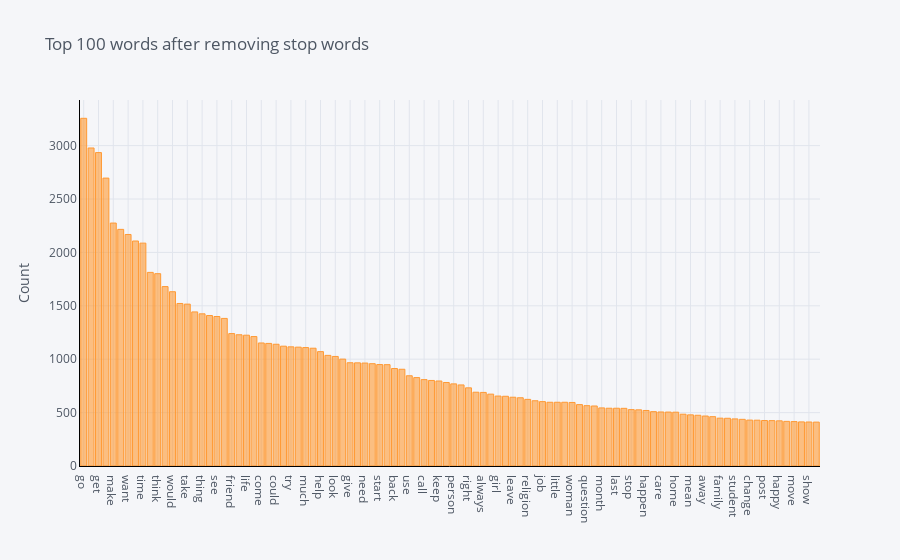

The code cell stored with this chart in its notebook:
### Markdown cell above
# Plot a Model

### Code cell
plot_model()

### Figure 1 — Plotly figure (JSON) as saved in the notebook; plotly's stock layout.template omitted (floating-point values rounded to 4 significant figures)
{"data": [{"marker": {"color": "rgba(255, 153, 51, 0.6)", "line": {"color": "rgba(255, 153, 51, 1.0)", "width": 1}}, "name": "count", "orientation": "v", "text": "", "type": "bar", "x": ["go", "say", "get", "know", "make", "feel", "want", "love", "time", "people", "think", "good", "would", "really", "take", "year", "thing", "day", "see", "tell", "friend", "work", "life", "ask", "come", "find", "could", "even", "try", "well", "much", "never", "help", "talk", "look", "man", "give", "way", "need", "school", "start", "still", "back", "first", "use", "also", "call", "new", "keep", "may", "person", "bad", "right", "live", "always", "ever", "girl", "thank", "leave", "guy", "religion", "long", "job", "lot", "little", "believe", "woman", "week", "question", "let", "month", "end", "last", "many", "stop", "great", "happen", "world", "care", "hard", "home", "animal", "mean", "relationship", "away", "old", "family", "put", "student", "hope", "change", "hear", "post", "name", "happy", "meet", "move", "seem", "show", "big"], "y": [3256, 2978, 2935, 2696, 2275, 2216, 2168, 2107, 2087, 1813, 1801, 1680, 1632, 1522, 1516, 1443, 1425, 1409, 1400, 1382, 1240, 1229, 1225, 1212, 1152, 1148, 1140, 1122, 1116, 1113, 1109, 1103, 1071, 1036, 1026, 1001, 967, 966, 964, 958, 950, 949, 913, 906, 845, 828, 809, 801, 796, 782, 769, 759, 732, 691, 689, 673, 655, 653, 644, 639, 624, 611, 603, 597, 597, 597, 595, 575, 565, 562, 544, 541, 541, 540, 528, 526, 520, 509, 506, 505, 504, 485, 479, 475, 468, 462, 448, 447, 441, 437, 430, 429, 426, 425, 423, 418, 416, 413, 412, 411]}], "layout": {"legend": {"bgcolor": "#F5F6F9", "font": {"color": "#4D5663"}}, "paper_bgcolor": "#F5F6F9", "plot_bgcolor": "#F5F6F9", "title": {"font": {"color": "#4D5663"}, "text": "Top 100 words after removing stop words"}, "xaxis": {"gridcolor": "#E1E5ED", "linecolor": "black", "showgrid": true, "tickfont": {"color": "#4D5663"}, "title": {"font": {"color": "#4D5663"}, "text": ""}, "zerolinecolor": "#E1E5ED"}, "yaxis": {"gridcolor": "#E1E5ED", "linecolor": "black", "showgrid": true, "tickfont": {"color": "#4D5663"}, "title": {"font": {"color": "#4D5663"}, "text": "Count"}, "zerolinecolor": "#E1E5ED"}}}
